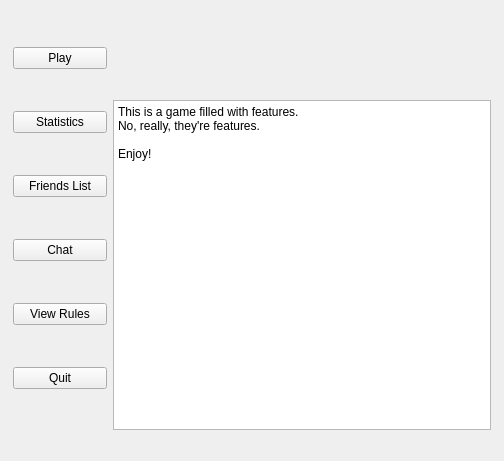
<?xml version="1.0" encoding="UTF-8"?>
<ui version="4.0">
 <class>MainMenu</class>
 <widget class="QWidget" name="MainMenu">
  <property name="geometry">
   <rect>
    <x>0</x>
    <y>0</y>
    <width>504</width>
    <height>461</height>
   </rect>
  </property>
  <property name="sizePolicy">
   <sizepolicy hsizetype="Fixed" vsizetype="Preferred">
    <horstretch>0</horstretch>
    <verstretch>0</verstretch>
   </sizepolicy>
  </property>
  <property name="windowTitle">
   <string>Main Menu</string>
  </property>
  <property name="windowIcon">
   <iconset resource="pawnhub.qrc">
    <normaloff>:/icon/pawnhub_icon.png</normaloff>:/icon/pawnhub_icon.png</iconset>
  </property>
  <layout class="QVBoxLayout" name="verticalLayout_2" stretch="5,0">
   <item>
    <layout class="QHBoxLayout" name="horizontalLayout" stretch="1,4">
     <property name="sizeConstraint">
      <enum>QLayout::SetMinAndMaxSize</enum>
     </property>
     <property name="leftMargin">
      <number>2</number>
     </property>
     <property name="rightMargin">
      <number>2</number>
     </property>
     <item>
      <layout class="QVBoxLayout" name="verticalLayout">
       <property name="spacing">
        <number>6</number>
       </property>
       <property name="sizeConstraint">
        <enum>QLayout::SetMinimumSize</enum>
       </property>
       <property name="topMargin">
        <number>0</number>
       </property>
       <item>
        <widget class="QPushButton" name="playButton">
         <property name="sizePolicy">
          <sizepolicy hsizetype="Minimum" vsizetype="Fixed">
           <horstretch>0</horstretch>
           <verstretch>0</verstretch>
          </sizepolicy>
         </property>
         <property name="text">
          <string>Play</string>
         </property>
        </widget>
       </item>
       <item>
        <widget class="QPushButton" name="statsButton">
         <property name="sizePolicy">
          <sizepolicy hsizetype="Minimum" vsizetype="Fixed">
           <horstretch>0</horstretch>
           <verstretch>0</verstretch>
          </sizepolicy>
         </property>
         <property name="text">
          <string>Statistics</string>
         </property>
        </widget>
       </item>
       <item>
        <widget class="QPushButton" name="friendsButton">
         <property name="sizePolicy">
          <sizepolicy hsizetype="Minimum" vsizetype="Fixed">
           <horstretch>0</horstretch>
           <verstretch>0</verstretch>
          </sizepolicy>
         </property>
         <property name="text">
          <string>Friends List</string>
         </property>
        </widget>
       </item>
       <item>
        <widget class="QPushButton" name="chatButton">
         <property name="sizePolicy">
          <sizepolicy hsizetype="Minimum" vsizetype="Fixed">
           <horstretch>0</horstretch>
           <verstretch>0</verstretch>
          </sizepolicy>
         </property>
         <property name="layoutDirection">
          <enum>Qt::LeftToRight</enum>
         </property>
         <property name="text">
          <string>Chat</string>
         </property>
        </widget>
       </item>
       <item>
        <widget class="QPushButton" name="rulesButton">
         <property name="sizePolicy">
          <sizepolicy hsizetype="Minimum" vsizetype="Fixed">
           <horstretch>0</horstretch>
           <verstretch>0</verstretch>
          </sizepolicy>
         </property>
         <property name="text">
          <string>View Rules</string>
         </property>
        </widget>
       </item>
       <item>
        <widget class="QPushButton" name="quitButton">
         <property name="sizePolicy">
          <sizepolicy hsizetype="Minimum" vsizetype="Fixed">
           <horstretch>0</horstretch>
           <verstretch>0</verstretch>
          </sizepolicy>
         </property>
         <property name="text">
          <string>Quit</string>
         </property>
        </widget>
       </item>
      </layout>
     </item>
     <item>
      <layout class="QVBoxLayout" name="verticalLayout_3" stretch="1,4">
       <item>
        <widget class="QLabel" name="logoLabel">
         <property name="pixmap">
          <pixmap resource="pawnhub.qrc">:/banner/pawnhub_banner.png</pixmap>
         </property>
         <property name="alignment">
          <set>Qt::AlignCenter</set>
         </property>
        </widget>
       </item>
       <item>
        <widget class="QPlainTextEdit" name="plainTextEdit">
         <property name="sizePolicy">
          <sizepolicy hsizetype="Preferred" vsizetype="Preferred">
           <horstretch>0</horstretch>
           <verstretch>0</verstretch>
          </sizepolicy>
         </property>
         <property name="readOnly">
          <bool>true</bool>
         </property>
         <property name="plainText">
          <string>This is a game filled with features.
No, really, they're features.

Enjoy!</string>
         </property>
         <property name="overwriteMode">
          <bool>true</bool>
         </property>
         <property name="textInteractionFlags">
          <set>Qt::LinksAccessibleByKeyboard|Qt::LinksAccessibleByMouse|Qt::TextBrowserInteraction|Qt::TextSelectableByKeyboard|Qt::TextSelectableByMouse</set>
         </property>
        </widget>
       </item>
      </layout>
     </item>
    </layout>
   </item>
   <item>
    <widget class="QLabel" name="adBanner">
     <property name="text">
      <string/>
     </property>
     <property name="pixmap">
      <pixmap resource="calvin.qrc">:/Calvin.jpg</pixmap>
     </property>
     <property name="alignment">
      <set>Qt::AlignBottom|Qt::AlignHCenter</set>
     </property>
    </widget>
   </item>
  </layout>
 </widget>
 <layoutdefault spacing="6" margin="11"/>
 <tabstops>
  <tabstop>playButton</tabstop>
  <tabstop>statsButton</tabstop>
  <tabstop>friendsButton</tabstop>
  <tabstop>chatButton</tabstop>
  <tabstop>rulesButton</tabstop>
  <tabstop>quitButton</tabstop>
 </tabstops>
 <resources>
  <include location="calvin.qrc"/>
  <include location="pawnhub.qrc"/>
 </resources>
 <connections/>
</ui>
